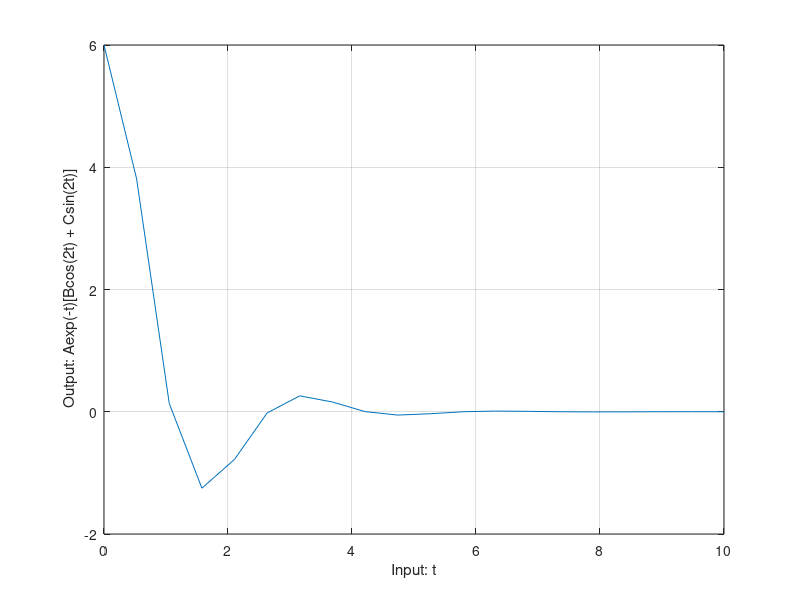

MATLAB code for this plot:
%Problem 4
%the function graphs 
%f(x) = A exp(-t) [ B cos(2t) + C sin(2t)], when A = 2,  B = 3, and  C = 2. 
function g = graph
A = 2
B = 3
C = 2
t1 = linspace(0, 10, 20);
g = A.*exp(-t1).*(B*cos(2*t1) + C*sin(2*t1))
plot(t1,g);
grid;
xlabel('Input: t');
ylabel(' Output: Aexp(-t)[Bcos(2t) + Csin(2t)]');
end